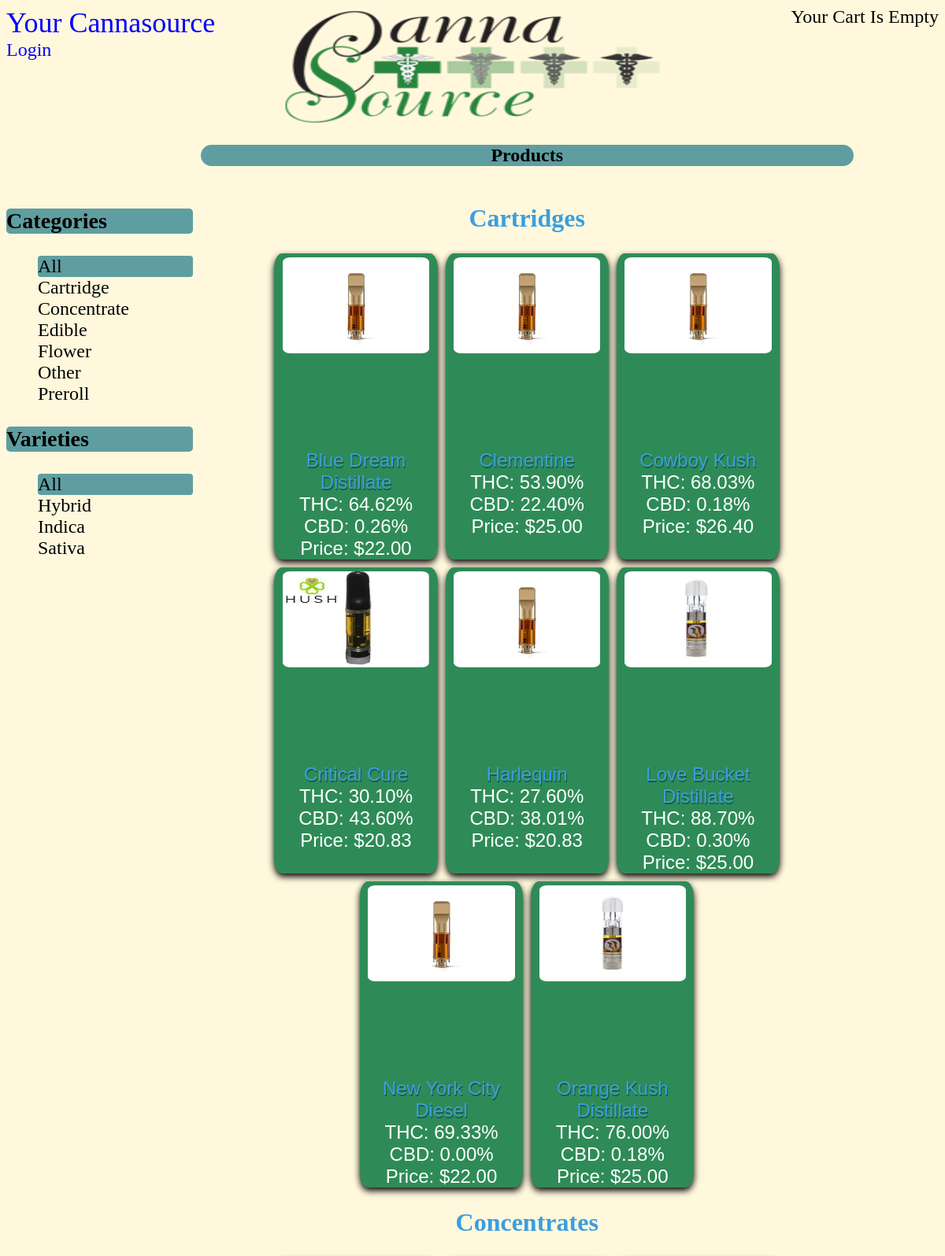
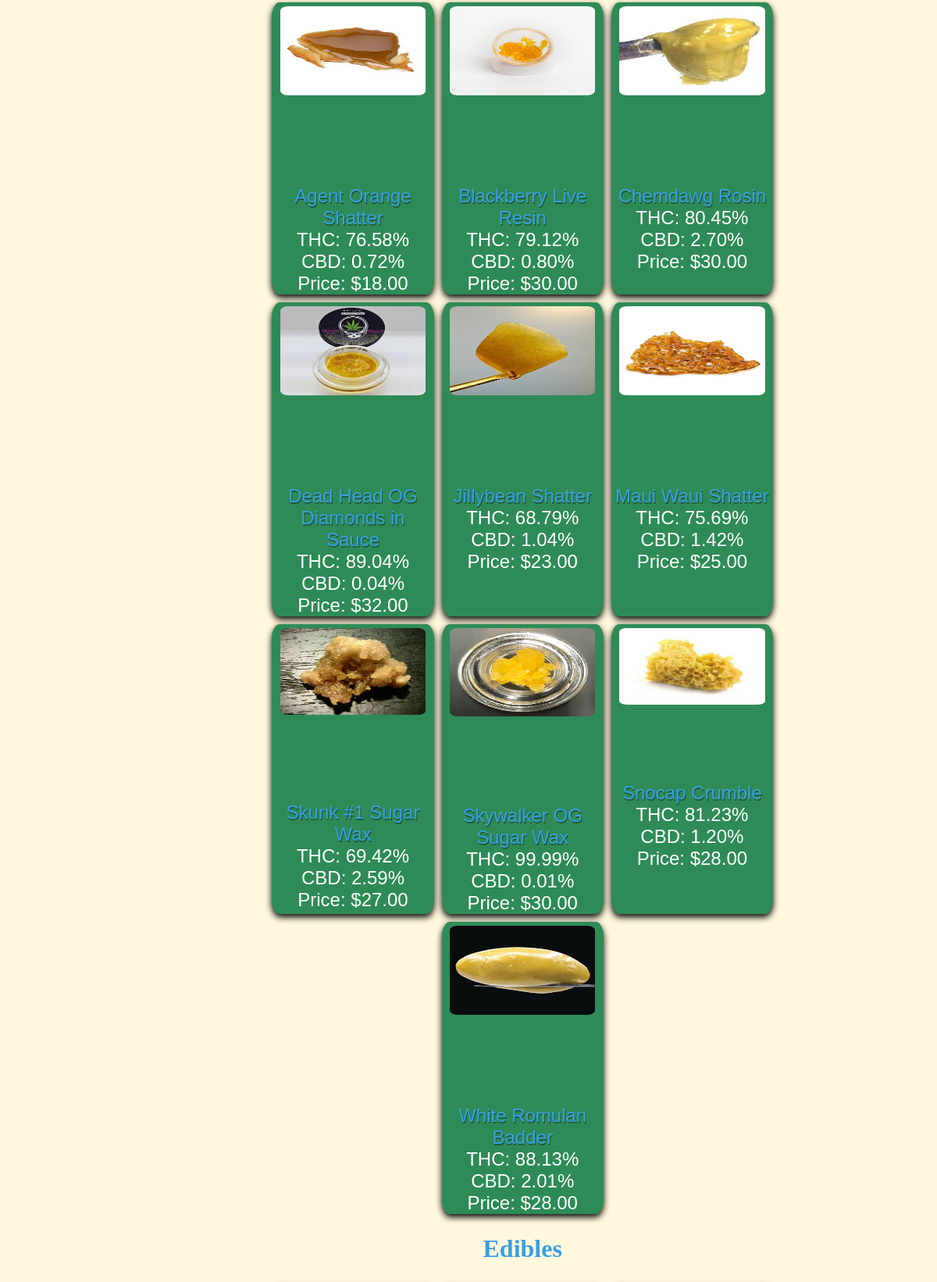
The page /menu (upper part) on the database its author committed (2 pictures, top to bottom).
### online_shop/models.py (models this page shows, shortened)
class Category(models.Model):
    FLOWER = 'Flower'
    CONCENTRATE = 'Concentrate'
    CARTRIDGE = 'Cartridge'
    EDIBLE = 'Edible'
    OTHER = 'Other'
    PREROLL = 'Preroll'
    TYPE_OF_CANNABIS = [
        (FLOWER, 'Flower'),
        (CONCENTRATE, 'Concentrate'),
        (CARTRIDGE, 'Cartridge'),
        (EDIBLE, 'Edible'),
        (OTHER, 'Other'),
        (PREROLL, 'Preroll'),
    ]
    name = models.CharField(max_length=11, choices=TYPE_OF_CANNABIS, default=FLOWER) # Flower, Concentrate, Edible
    slug = models.SlugField(max_length=200, unique=True) # Used to create unique url for search
    class Meta:
        ordering = ('name',)
        verbose_name = 'category'
        verbose_name_plural = 'categories'
    def get_absolute_url(self):
        return reverse('online_shop:product_list_by_category', args=[self.slug])
    def __str__(self):
        return self.name

class Variety(models.Model):
    INDICA = 'Indica'
    SATIVA = 'Sativa'
    HYBRID = 'Hybrid'
    KIND_OF_CANNABIS = [
        (INDICA, 'Indica'),
        (SATIVA, 'Sativa'),
        (HYBRID, 'Hybrid'),
    ]
    name = models.CharField(max_length=6, choices=KIND_OF_CANNABIS, default=HYBRID) # Hybrid, Indica, Sativa
    slug = models.SlugField(max_length=200, unique=True) # Used to create unique url for search
    class Meta:
        ordering = ('name',)
        verbose_name = 'variety'
        verbose_name_plural = 'varieties'
    def get_variety_url(self):
        return reverse('online_shop:variety_list', args=[self.slug])

class Product(models.Model):
    category = models.ForeignKey(Category, related_name='products', on_delete=models.CASCADE) # Flower, Concentrate, Edible
    variety = models.ForeignKey(Variety, related_name='products', on_delete=models.CASCADE) # Hybrid, Indica, Sativa
    quantity = models.ForeignKey(Quantity, related_name='products', on_delete=models.CASCADE) # Weight in GRAMS/ packaging
    name = models.CharField(max_length=200, db_index=True) #Strain
    slug = models.SlugField(max_length=200, db_index=True) #Auto-generated url 'www.w/slug'
    image = models.ImageField(upload_to='products/%Y/%m/%d', default='../media/no_image.png') #Pic of product
    inventory = models.DecimalField(max_digits=6, decimal_places=2, default=0) # Quantity on hand
    thc = models.DecimalField(max_digits=6, decimal_places=2) # THC % 33.42% THC
    cbd = models.DecimalField(max_digits=6, decimal_places=2) # CBD % 7.66% CBD
    price = models.DecimalField(max_digits=6, decimal_places=2) # Price in Dollars
    available = models.BooleanField(default=True) # More than 1 GRAM in inventory? T/F
    created  = models.DateTimeField(auto_now_add=True) # Auto Timestamp upon creation
    updated = models.DateTimeField(auto_now=True) # Auto Timestamp upon changes
    class Meta:
        ordering = ('name',)
        index_together = (('id', 'slug'),)
    def get_absolute_url(self):
        return reverse('online_shop:product_detail',
        args=[self.id, self.slug,])

### online_shop/views.py (the view)
# urls.py: path('menu', views.product_list, name='product_list'),
def product_list(request, category_slug=None, variety_slug=None):
    category = None
    variety = None
    categories = Category.objects.all()
    varieties = Variety.objects.all()
    products = Product.objects.filter(available=True)
    if category_slug:
        category = get_object_or_404(Category, slug=category_slug)
        products = products.filter(category=category)
    elif variety_slug:
        variety = get_object_or_404(Variety, slug = variety_slug)
        products = products.filter(variety=variety)
    return render(request, 'product/list.html',{
        'category': category,
        'categories': categories,
        'products': products,
        'variety': variety,
        'varieties': varieties,
    })

### cart/cart.py (called while the page is built)
    def __len__(self):
        return sum(item['quantity'] for item in self.cart.values())

### cart/context_processors.py (called while the page is built)
def cart(request):
    return {'cart': Cart(request)}

### templates/product/list.html (shortened to what this page needs)
{% extends 'shop/base.html' %}
{% load static %}
{% load thumbnail %}
{% block content %}
    <div id="sidebar">
        <h3>Categories</h3>
        <ul>
            <li {% if not category %} class="selected"{% endif %}>
            <a href="{% url 'online_shop:product_list' %}">All</a>
            </li>
            {% for c in categories %}
                <li {% if category.slug == c.slug %} class="selected"{% endif %}>
                    <a href="{{ c.get_absolute_url }}">{{ c.name }}</a>
                </li>
                {% endfor %}
        </ul>
        <h3>Varieties</h3>
        <ul>
            <li {% if not variety %} class="selected"{% endif %}>
            <a href="{% url 'online_shop:product_list' %}">All</a>
            </li>
            {% for v in varieties %}
                <li {% if variety.slug == v.slug %} class="selected"{% endif %}>
                    <a href="{{ v.get_variety_url }}">{{ v.name }}</a>
                </li>
                {% endfor %}
        </ul>
    </div>
    <h1 id="list_title">Products</h1>
    {% if category %}
    <div class="product_list">
        <h1><a class="category_of_product" href="{{ c.get_absolute_url }}">{{category}}s</a></h1>
            <div class="item">
                {% for product in products %}
                    {% if product.category == category %}
                    <div class="card">
                        {% thumbnail product.image "200x200" as im %}
                        <div class="img-box">
                            <a href="{{ product.get_absolute_url }}"><img src="{{ im.url }}" width="{{ im.width }}" height="{{ im.height }}" class="image"></a>
                        </div>
                        {% endthumbnail %}
                        <p class="product-link"><a href="{{ product.get_absolute_url }}">{{ product.name }}</a></p>
                        <div class="product_info">
                            <p class="info_product" id="thc_content">THC: {{ product.thc }}%</p>
                            <p class="info_product" id="cbd_content">CBD: {{ product.cbd }}%</p>
                            <p class="info_product" id="product_price">Price: ${{ product.price }}</p>
                        </div>
                    </div>
                    {% endif %}
                {% endfor %}
            </div>
    </div>
    {% else %}
            <div class="product_list">
            {% for c in categories %}
                <h1><a class="category_of_product" href="{{ c.get_absolute_url }}">{{c}}s</a></h1>
                <div class="item" id="{{c}}">
                    {% for product in products %}
                        {% if product.category == c %}
                            <div class="card">
                                {% thumbnail product.image "200x200" as im %}
                                <div class="img-box">
                                    <a href="{{ product.get_absolute_url }}"><img src="{{ im.url }}" width="{{ im.width }}" height="{{ im.height }}" class="image"></a>
                                </div>
                                {% endthumbnail %}
                                <p class="product-link"><a href="{{ product.get_absolute_url }}">{{ product.name }}</a></p>
                                <div class="product_info">
                                    <p class="info_product" id="thc_content">THC: {{ product.thc }}%</p>
                                    <p class="info_product" id="cbd_content">CBD: {{ product.cbd }}%</p>
                                    <p class="info_product" id="product_price">Price: ${{ product.price }}</p>
                                </div>
                            </div>
                        {% endif %}
                    {% endfor %}
                </div>
            {% endfor %}
            </div>
    {% endif %}
{% endblock %}

### templates/shop/base.html (shortened to what this page needs)
{% load static %}
{% load thumbnail %}
<!DOCTYPE html>
<html lang="en">
<head>
    <link href="{% static 'css/base.css' %}" rel="stylesheet">
</head>
<body>
    <div id="header">
        <a href="/" class="logo">Your Cannasource</a>
        <span class="user">
            {% if request.user.is_authenticated %}
                Hello {{ request.user.first_name }}<br>
                <a href="{% url 'online_shop:product_list' %}">View Menu</a><br>
                <a href="{% url 'logout' %}">Log Out</a>
            {% else %}
                <a href="{% url 'login' %}">Login</a>
            {% endif %}
        </span>
    </div>
    <div class="company-logo">
        <div class="img-box">
            <a href="/"><img class="logo-image" src="../../../static/img/logo.png"></a>
        </div>
    </div>
    <div id="subheader">
        <div class="cart">
            {% with total_items=cart|length %}
                {% if total_items > 0 %}
                    Your Cart:
                    <a href="{% url 'cart:cart_detail' %}">
                        {{ total_items }} item{{ total_items | pluralize }}<br>
                        Total: ${{ cart.get_total_price }}
                    </a>
                {% else %}
                    Your Cart Is Empty
                {% endif %}
            {% endwith %}
        </div>
    </div>
    <div id="content">
        {% block content %}
        {% endblock %}
    </div>
</body>
</html>

### static/css/base.css (style rules this page uses)
body { display: grid; grid-template-columns: 100%; grid-template-rows: 20% 85% 5%; height: 100vh; background-color: cornsilk; }
h3 { background-color: cadetblue; border-radius: 5px; }
a { text-decoration: none; color:#3a9ee1; }
#sidebar ul li.selected { background: cadetblue; border-radius:4px; }
li { list-style: none; }
li a { color: black; }
#header { grid-row: 1; grid-column: 1; display: flex; flex-direction: column; font-size: 2vw; }
#header a { color: blue; }
#header .logo { font-size: 3vw; }
.company-logo { grid-row: 1; grid-column: 1/2; justify-self: center; overflow: auto; }
.logo-image { width: 60vw; height: 18vh; }
#subheader { grid-row: 1; grid-column: 1; display: flex; flex-direction: row; justify-self: flex-end; font-size: 2vw; }
#content { grid-row: 2; display: grid; grid-template-columns:20% 70%; grid-template-rows: auto; grid-gap: 10px; width: 100%; }
#list_title { grid-row: 1; grid-column: 2/-1; text-align: center; background-color: cadetblue; border-radius: 25px; font-size: 2vw; }
#sidebar { grid-row: 2; grid-column: 1; font-size: 2vw; color: black; }
.product_list { grid-row: 2; grid-column: 2; display: flex; flex-direction: column; text-align: center; }
.cart { grid-row: 2; grid-column: 2; display: flex; flex-direction: column; }
.card { box-shadow: 0 4px 8px 0 rgba(0, 0, 0, 1); overflow-wrap: break-word; background-color: seagreen; width: 25%; margin: 5px 5px 5px 5px; text-align: center; font-family: arial; display: flex; flex-direction: column; align-items: center; border-radius: 5%; color: white ; }
.product-link { margin: 0%; font-size: 2vw; text-shadow: 1px 2px rgba(0, 0, 0, 0.35); }
.info_product { margin: 0%; font-size: 2vw; }
.item { display: flex; flex-wrap: wrap; flex-direction: row; justify-content: center; }
.img-box { margin-top: 5px; width: 90%; }
.image { border-radius: 5%; width: 100%; max-height: 50%; }

### rows shown on the page
Category: name "Cartridge"
Category: name "Concentrate"
Category: name "Edible"
Category: name "Flower"
Category: name "Other"
Category: name "Preroll"
Variety: name "Hybrid"
Variety: name "Indica"
Variety: name "Sativa"
Product: name "Blue Dream Distillate", thc "64.62", cbd "0.26", price "22.00"
Product: name "Clementine", thc "53.90", cbd "22.40", price "25.00"
Product: name "Cowboy Kush", thc "68.03", cbd "0.18", price "26.40"
Product: shows a picture, name "Critical Cure", thc "30.10", cbd "43.60", price "20.83"
Product: name "Harlequin", thc "27.60", cbd "38.01", price "20.83"
Product: shows a picture, name "Love Bucket Distillate", thc "88.70", cbd "0.30", price "25.00"
Product: name "New York City Diesel", thc "69.33", cbd "0.00", price "22.00"
Product: shows a picture, name "Orange Kush Distillate", thc "76.00", cbd "0.18", price "25.00"
Product: shows a picture, name "Agent Orange Shatter", thc "76.58", cbd "0.72", price "18.00"
Product: shows a picture, name "Blackberry Live Resin", thc "79.12", cbd "0.80", price "30.00"
Product: shows a picture, name "Chemdawg Rosin", thc "80.45", cbd "2.70", price "30.00"
Product: shows a picture, name "Dead Head OG Diamonds in Sauce", thc "89.04", cbd "0.04", price "32.00"
Product: shows a picture, name "Jillybean Shatter", thc "68.79", cbd "1.04", price "23.00"
Product: shows a picture, name "Maui Waui Shatter", thc "75.69", cbd "1.42", price "25.00"
Product: shows a picture, name "Skunk #1 Sugar Wax", thc "69.42", cbd "2.59", price "27.00"
Product: shows a picture, name "Skywalker OG Sugar Wax", thc "99.99", cbd "0.01", price "30.00"
Product: shows a picture, name "Snocap Crumble", thc "81.23", cbd "1.20", price "28.00"
Product: shows a picture, name "White Romulan Badder", thc "88.13", cbd "2.01", price "28.00"
